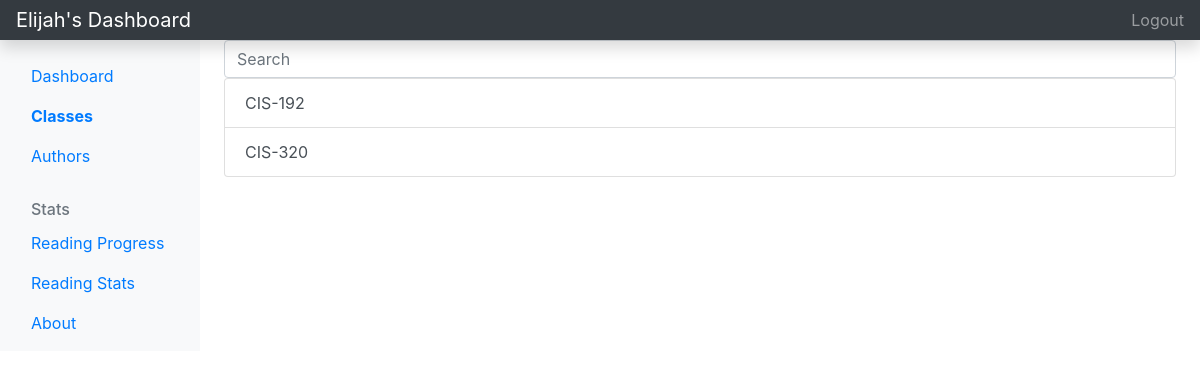
The page /classes/ (signed in) on the database as committed earlier.
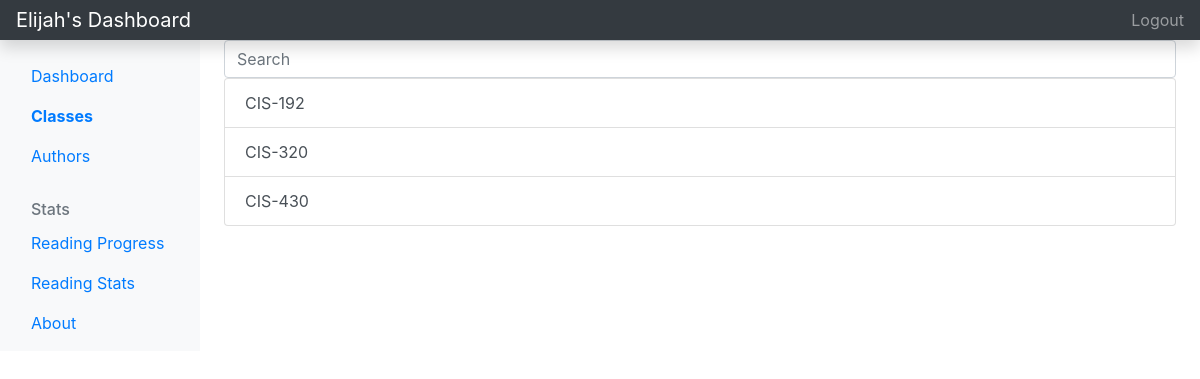
The same page on the database as committed later.
### main/models.py (models this page shows, shortened)
class Course(models.Model):
    name = models.CharField(max_length=12) # name of the class
    isClassActive = models.BooleanField() # is the currently active, not a previously taken class

### main/views.py (the view)
# urls.py: path('classes/', classes_view),
def classes_view(request):
    if not request.user.is_authenticated:
        return redirect('/accounts?needLogin=True')
    classes = request.user.courses.all()
    papers = request.user.papers.all().order_by('dueDate')
    return render(request, 'classes.html', {'classes': classes, 'papers': papers})

### main/templates/classes.html (shortened to what this page needs)
<!doctype html>
<html lang="en">
<head>
    <link rel="stylesheet" href="https://cdn.jsdelivr.net/npm/bootstrap@4.5.3/dist/css/bootstrap.min.css"
>
</head>
<body>
    <header class="navbar navbar-dark sticky-top bg-dark flex-md-nowrap p-0 shadow">
        <a class="navbar-brand col-md-3 col-lg-2 me-0 px-3" href="/dashboard">{{request.user.username}}'s Dashboard</a>
        <ul class="navbar-nav px-3">
            <li class="nav-item text-nowrap">
                <a class="nav-link" href="/logout">Logout</a>
            </li>
        </ul>
    </header>
    <div class="container-fluid">
        <div class="row">
            <nav id="sidebarMenu" class="col-md-3 col-lg-2 d-md-block bg-light sidebar collapse">
                <div class="position-sticky pt-3">
                    <ul class="nav flex-column">
                        <li class="nav-item">
                            <a class="nav-link" aria-current="page" href="/">
                                Dashboard
                            </a>
                        </li>
                        <li class="nav-item">
                            <a class="nav-link active" href="/classes">
                                Classes
                            </a>
                        </li>
                        <li class="nav-item">
                            <a class="nav-link" href="/authors">
                                Authors
                            </a>
                        </li>
                    </ul>
                    <h6
                        class="sidebar-heading d-flex justify-content-between align-items-center px-3 mt-4 mb-1 text-muted">
                        <span>Stats</span>
                    </h6>
                    <ul class="nav flex-column mb-2">
                        <li class="nav-item">
                            <a class="nav-link" href="/readingProgress">
                                Reading Progress
                            </a>
                        </li>
                        <li class="nav-item">
                            <a class="nav-link" href="/readingStats">
                                Reading Stats
                            </a>
                        </li>
                        <li class="nav-item">
                            <a class="nav-link" aria-current="page" href="/about">
                                About
                            </a>
                        </li>
                    </ul>
                </div>
            </nav>
            <main class="col-md-9 ms-sm-auto col-lg-10 px-md-4">
                <input id="searchbar" class="form-control mr-sm-2" type="search" placeholder="Search" aria-label="Search">
                <div id="allClasses" class="list-group">
                    {% for class in classes%}
                    <a class="list-group-item list-group-item-action" href="/classReadings?name={{class.name}}">
                        {{class.name}}
                    </a>
                    {% endfor %}
                </div>
            </main>
        </div>
    </div>
</body>
</html>

Rows that differ between the two databases and show on the page:
added Course: name "CIS-430"
